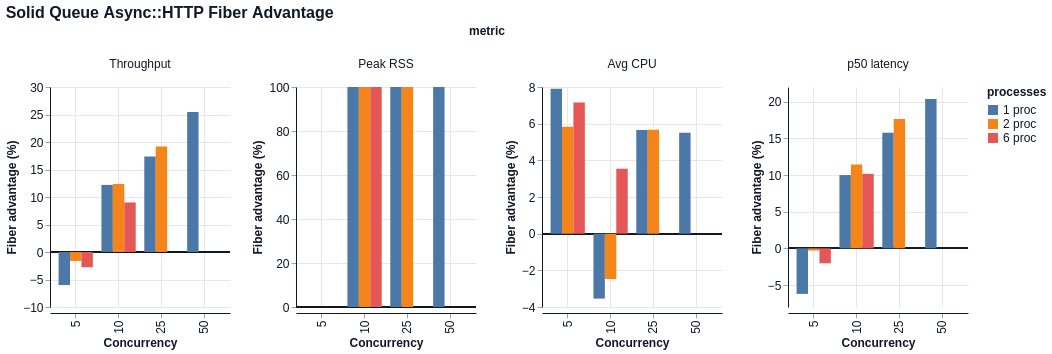

This figure's Vega-Lite source:
### Vega-Lite specification from a JSON file in a GitHub repository (floating-point values rounded to 4 significant figures)
{"$schema": "https://vega.github.io/schema/vega-lite/v6.json", "title": "Solid Queue Async::HTTP Fiber Advantage", "data": {"values": [{"concurrency": 5, "processes": "1 proc", "metric": "Throughput", "value": -6.015}, {"concurrency": 5, "processes": "1 proc", "metric": "Peak RSS", "value": -0.0}, {"concurrency": 5, "processes": "1 proc", "metric": "Avg CPU", "value": 7.901}, {"concurrency": 5, "processes": "1 proc", "metric": "p50 latency", "value": -6.215}, {"concurrency": 10, "processes": "1 proc", "metric": "Throughput", "value": 12.2}, {"concurrency": 10, "processes": "1 proc", "metric": "Peak RSS", "value": 100.0}, {"concurrency": 10, "processes": "1 proc", "metric": "Avg CPU", "value": -3.541}, {"concurrency": 10, "processes": "1 proc", "metric": "p50 latency", "value": 9.992}, {"concurrency": 25, "processes": "1 proc", "metric": "Throughput", "value": 17.38}, {"concurrency": 25, "processes": "1 proc", "metric": "Peak RSS", "value": 100.0}, {"concurrency": 25, "processes": "1 proc", "metric": "Avg CPU", "value": 5.649}, {"concurrency": 25, "processes": "1 proc", "metric": "p50 latency", "value": 15.77}, {"concurrency": 50, "processes": "1 proc", "metric": "Throughput", "value": 25.46}, {"concurrency": 50, "processes": "1 proc", "metric": "Peak RSS", "value": 100.0}, {"concurrency": 50, "processes": "1 proc", "metric": "Avg CPU", "value": 5.5}, {"concurrency": 50, "processes": "1 proc", "metric": "p50 latency", "value": 20.35}, {"concurrency": 5, "processes": "2 proc", "metric": "Throughput", "value": -1.624}, {"concurrency": 5, "processes": "2 proc", "metric": "Peak RSS", "value": -0.0}, {"concurrency": 5, "processes": "2 proc", "metric": "Avg CPU", "value": 5.833}, {"concurrency": 5, "processes": "2 proc", "metric": "p50 latency", "value": -0.2957}, {"concurrency": 10, "processes": "2 proc", "metric": "Throughput", "value": 12.35}, {"concurrency": 10, "processes": "2 proc", "metric": "Peak RSS", "value": 100.0}, {"concurrency": 10, "processes": "2 proc", "metric": "Avg CPU", "value": -2.473}, {"concurrency": 10, "processes": "2 proc", "metric": "p50 latency", "value": 11.43}, {"concurrency": 25, "processes": "2 proc", "metric": "Throughput", "value": 19.2}, {"concurrency": 25, "processes": "2 proc", "metric": "Peak RSS", "value": 100.0}, {"concurrency": 25, "processes": "2 proc", "metric": "Avg CPU", "value": 5.673}, {"concurrency": 25, "processes": "2 proc", "metric": "p50 latency", "value": 17.62}, {"concurrency": 5, "processes": "6 proc", "metric": "Throughput", "value": -2.767}, {"concurrency": 5, "processes": "6 proc", "metric": "Peak RSS", "value": -0.0}, {"concurrency": 5, "processes": "6 proc", "metric": "Avg CPU", "value": 7.156}, {"concurrency": 5, "processes": "6 proc", "metric": "p50 latency", "value": -2.04}, {"concurrency": 10, "processes": "6 proc", "metric": "Throughput", "value": 9.009}, {"concurrency": 10, "processes": "6 proc", "metric": "Peak RSS", "value": 100.0}, {"concurrency": 10, "processes": "6 proc", "metric": "Avg CPU", "value": 3.543}, {"concurrency": 10, "processes": "6 proc", "metric": "p50 latency", "value": 10.16}]}, "facet": {"column": {"field": "metric", "type": "nominal", "sort": ["Throughput", "Peak RSS", "Avg CPU", "p50 latency"]}}, "spec": {"width": 180, "height": 220, "layer": [{"mark": {"type": "rule", "color": "#111827", "strokeWidth": 1.5, "opacity": 0.75}, "encoding": {"y": {"datum": 0, "type": "quantitative", "title": "Fiber advantage (%)"}}}, {"mark": {"type": "bar", "tooltip": true}, "encoding": {"x": {"field": "concurrency", "type": "ordinal", "title": "Concurrency"}, "xOffset": {"field": "processes", "type": "nominal", "sort": ["1 proc", "2 proc", "6 proc"]}, "y": {"field": "value", "type": "quantitative", "title": "Fiber advantage (%)", "stack": null}, "color": {"field": "processes", "type": "nominal", "sort": ["1 proc", "2 proc", "6 proc"]}, "tooltip": [{"field": "metric", "type": "nominal"}, {"field": "concurrency", "type": "quantitative"}, {"field": "processes", "type": "nominal"}, {"field": "value", "type": "quantitative"}]}}]}, "resolve": {"scale": {"y": "independent"}}, "config": {"background": "white", "axis": {"labelFont": "Helvetica", "titleFont": "Helvetica", "labelFontSize": 12, "titleFontSize": 12, "labelColor": "#111827", "titleColor": "#111827", "domainColor": "#111827", "tickColor": "#9ca3af", "grid": true, "gridColor": "#e5e7eb"}, "header": {"labelFont": "Helvetica", "titleFont": "Helvetica", "labelFontSize": 12, "titleFontSize": 12, "labelColor": "#111827", "titleColor": "#111827"}, "legend": {"labelFont": "Helvetica", "titleFont": "Helvetica", "labelFontSize": 12, "titleFontSize": 12, "labelColor": "#111827", "titleColor": "#111827"}, "title": {"font": "Helvetica", "fontSize": 16, "anchor": "start", "color": "#111827"}, "view": {"stroke": null}}}
